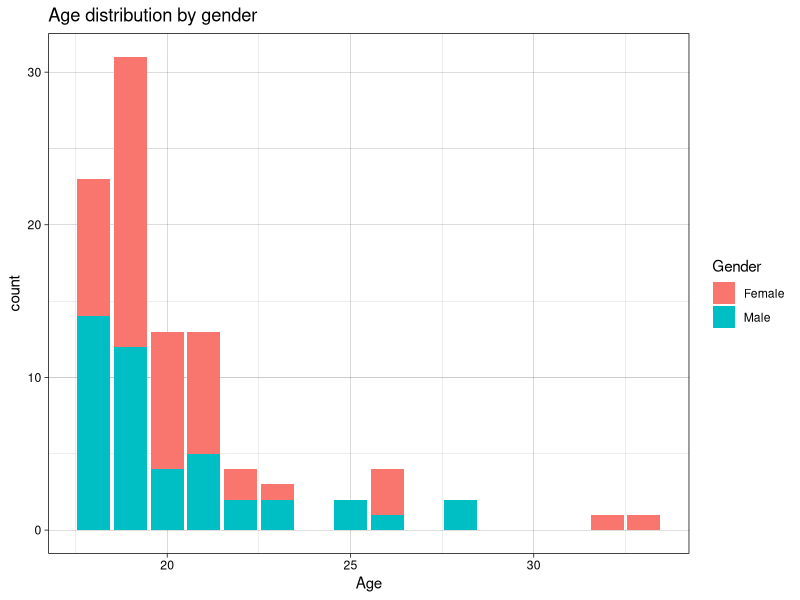
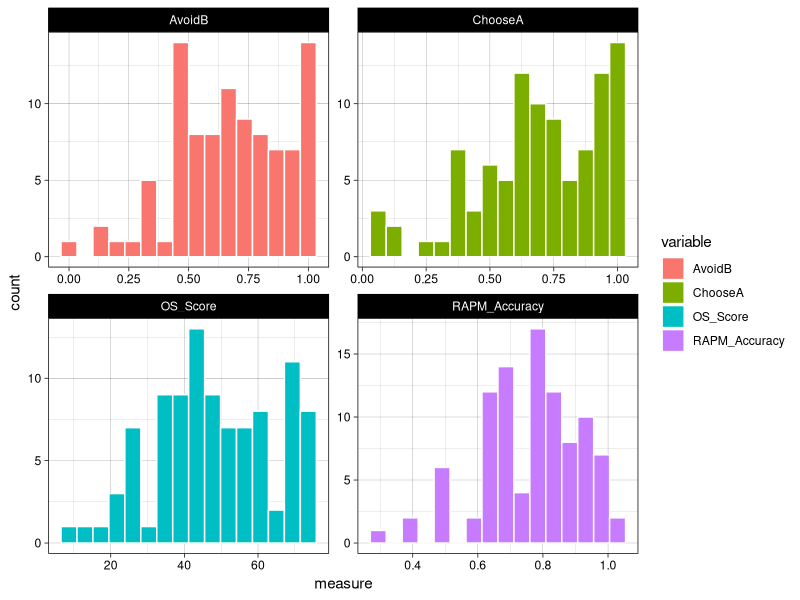
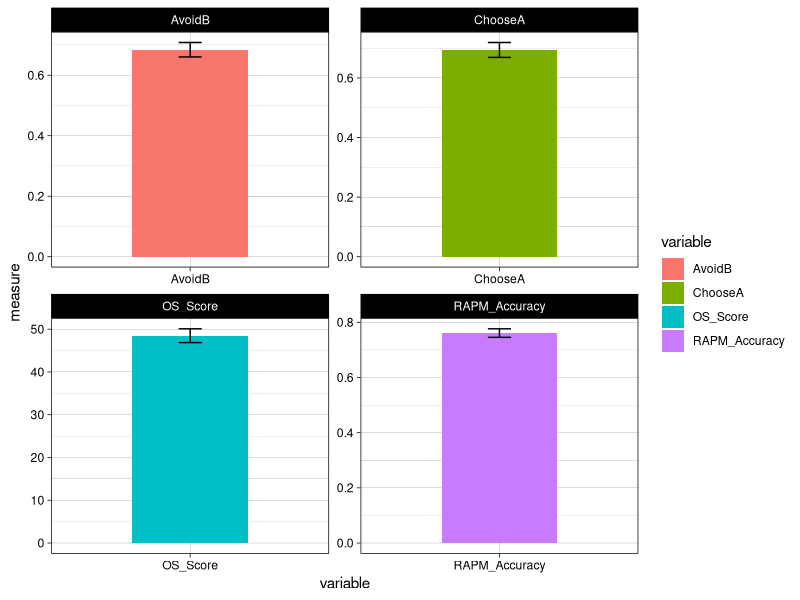
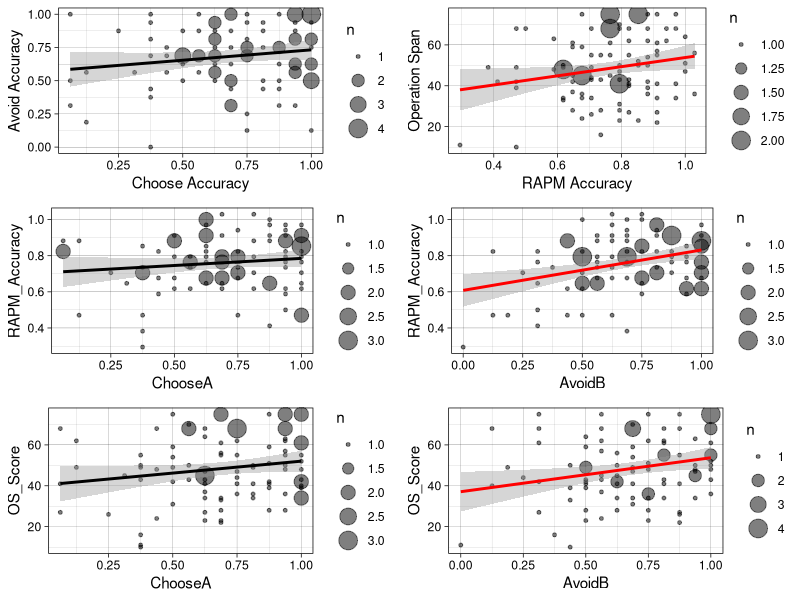
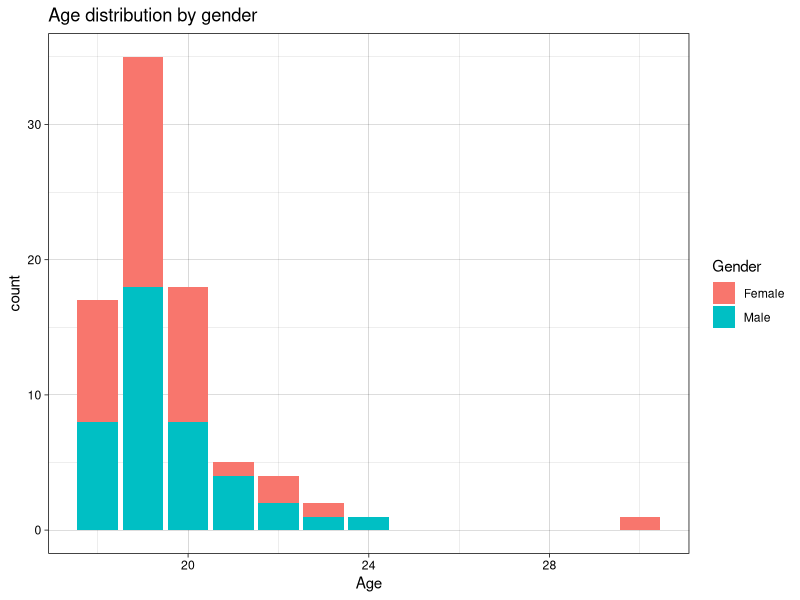
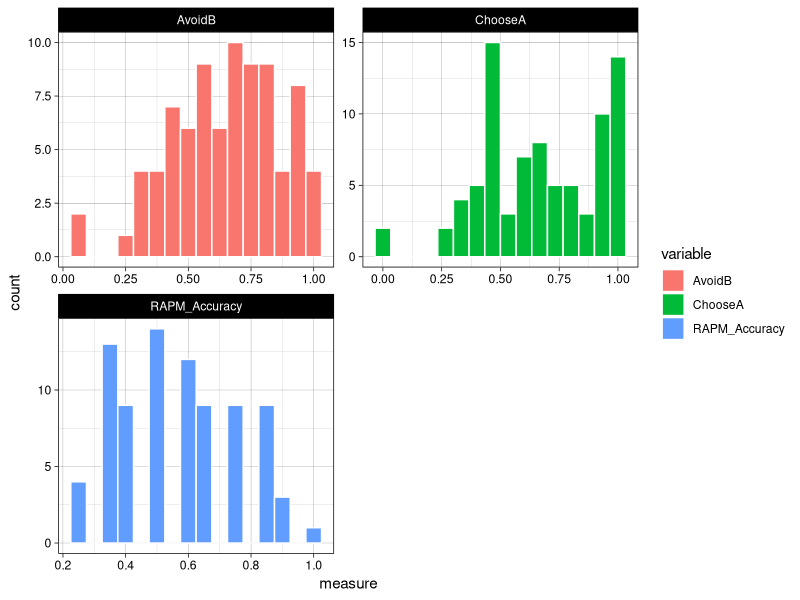
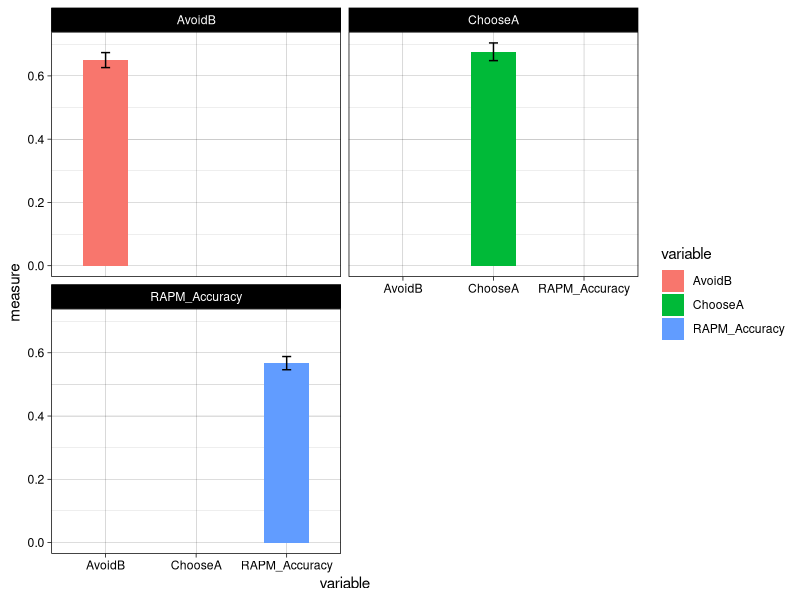
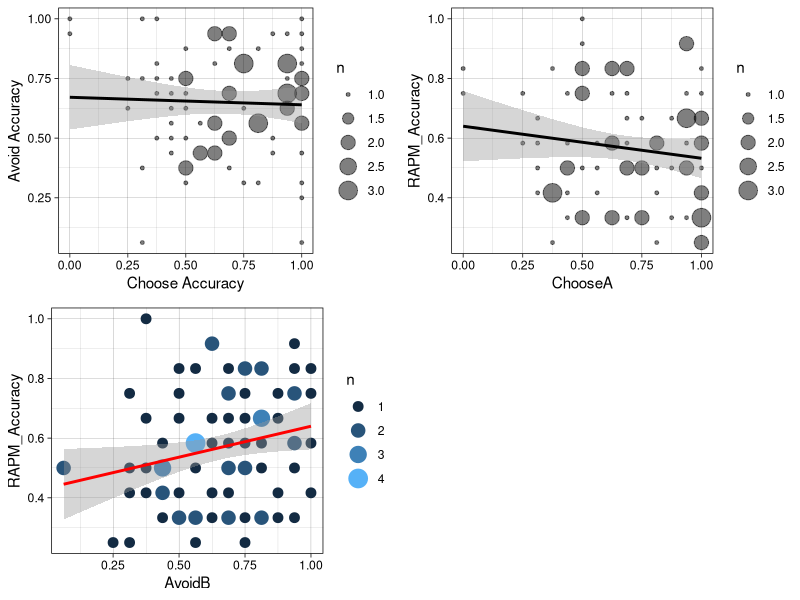

These charts were generated, in order, by the following R code:
## ---- chunk 1
library(tidyverse)
library(kableExtra)
library(xtable)
library(ggplot2)
library(Hmisc)
library(gridExtra)
knitr::opts_chunk$set(echo = TRUE)
## ---- chunk 2
plot.correlations.size <- function(data, xvar, yvar, xlab=xvar, ylab=yvar, leg=F, legpos="bottom", corpos=c(0.2, 0.2), xlim=c(0, 1), legcols=NA, ...) {
  attach(data)
  mod <- lm(as.formula(paste(yvar, xvar, sep="~")))
  
  range <- (xlim[2] - xlim[1])
  newx <- data.frame(X=seq(xlim[1] - 1/2 *range, xlim[2] + 1/2 * range, range/1000)) 
  names(newx) <- c(xvar)  # Rename to X variable in data frame	
  newy <- predict(mod, newdata=newx, interval="confidence", level=0.95) 	
  detach(data)
  k <- data
  k$Count <- 0
  kz <- aggregate(k$Count, list(xvar=k[[xvar]], yvar=k[[yvar]]), length)
  #print(kz$x)
  plot(kz$xvar, kz$yvar, pch=21, bg="white", col="white", cex=kz$x, 
       fg="grey15", xlab="", ylab="", col.axis="grey15", col.lab="grey15", xlim=xlim, ...)
  p <- cor.test(data[[xvar]], data[[yvar]])$p.value
  significance = ""
  if (p < 0.05) {
    line <- "red"
    shade <- "#FF222222"
    significance = "*"
    if (p < 0.01) {significance = "**"}
    if (p < 0.001) {significance = "***"}
  } else {
    line <- "black"
    shade <- "#22222222"
  }
  bgs=c("#77777799", "#44444499", "#11111199", "#11111199")
  polygon(c(newx[[xvar]], rev(newx[[xvar]])), c(newy[,2], rev(newy[,3])), col=shade, border=F)
  points(kz$xvar, kz$yvar, pch=21, bg=sapply(kz$x, function(x){bgs[x]}), col="white", cex=1.5 * sqrt(kz$x), 
       fg="grey15", xlab="", ylab="", col.axis="grey15", col.lab="grey15", xlim=xlim, ...)
  #points(data[[xvar]], data[[yvar]], pch=21, bg="#11111166", col="white", cex=1.5)
  abline(mod, col=line, lwd=2, lty=3)
  
  r <- round(cor(data[[xvar]], data[[yvar]]), 2)
  #detach(data)
  text(x=corpos[1], y=corpos[2], col=line, labels=substitute(italic(r)(n) == x~s, list(n=length(data[[xvar]]), x=r, s=significance)))
  mtext(ylab, side=2, line=2, col="grey15")
  mtext(xlab, side=1, line=2, col="grey15")
  if (leg) {
    if (is.na(legcols)) {legcols <- max(kz$x)}
    legend(x=legpos, ncol=legcols, legend=paste("n=", sep="", sort(unique(kz$x))), pch=21,
           col="white", pt.bg=sapply(unique(kz$x), function(x){bgs[x]}), pt.cex= 1.5*sqrt(unique(kz$x)),
           bg="#CCCCCC88", box.col = NA)
  }
  box(bty="O")
}
## ---- chunk 3
demo1 <- read.table("experiment1/demographics.txt", header=T)
demo1 %>% 
  group_by(Gender) %>%
  summarise(N=length(Age), MeanAge=mean(Age), SDAge=sd(Age)) %>%
  kable(digits = 3) %>% 
  kable_styling(bootstrap_options = c("striped", "hover"))

ggplot(demo1, aes(x=Age, fill=Gender)) +
  geom_bar() +
  theme_linedraw() +
  ggtitle("Age distribution by gender")

## ---- chunk 4
behav1 <- read.table("experiment1.txt", header=T, sep="\t")

# Remove all the participants for which we do not have complete data
# 
behav1 <- subset(behav1, !is.na(behav1$RAPM) 
                 & !is.na(behav1$AvoidB) 
                 & !is.na(behav1$ChooseA) 
                 & !is.na(behav1$OS_Score))
## ---- chunk 5
behav1$RAPM_Accuracy <- behav1$RAPM / 34
## ---- chunk 6
vars_of_interest <- c("ChooseA", "AvoidB", "OS_Score", "RAPM_Accuracy")
## ---- chunk 7
longb1 <- gather(behav1, variable, measure, vars_of_interest)
ggplot(longb1, aes(measure, fill=variable)) +
  geom_histogram(col=I("white"), bins = 16) +
  facet_wrap( . ~ variable, scales= "free") +
  theme_linedraw()
## ---- chunk 8
ggplot(longb1, aes(x=variable, y=measure, fill=variable)) +
  stat_summary(fun.data="mean_se", geom = "bar", width=0.5) +
  stat_summary(fun.data="mean_se", geom = "errorbar", width=0.1) +
  facet_wrap( . ~ variable, scales= "free") +
  theme_linedraw()
## ---- chunk 9
longb1 %>% 
  group_by(variable) %>%
  summarise(N=length(measure), Mean=mean(measure), SD=sd(measure)) %>%
  kable(digits = 3) %>% 
  kable_styling(bootstrap_options = c("striped", "hover"))

## ---- chunk 10
t <- t.test(behav1$ChooseA, behav1$AvoidB, paired = T)
## ---- chunk 11
cor(behav1[vars_of_interest]) %>%
  kable(digits = 3) %>% 
  kable_styling(bootstrap_options = c("striped", "hover"))
## ---- chunk 12
behav1[vars_of_interest] %>% 
  as.matrix() %>% 
  rcorr() -> pvals

pvals$P %>%
  kable(digits = 3) %>% 
  kable_styling(bootstrap_options = c("striped", "hover"))
## ---- chunk 13
sp1 <- ggplot(behav1, aes(x = ChooseA, y = AvoidB)) +
  #stat_bin_hex(bins=16, col="white") + 
  geom_count(alpha = 0.5) +
  geom_smooth(method = "lm", formula = y ~ x, col="black", fullrange= T) +
  xlab("Choose Accuracy") +
  ylab("Avoid Accuracy") + 
  theme_linedraw()

sp2 <- ggplot(behav1, aes(x = RAPM_Accuracy, y = OS_Score)) +
#  stat_bin_hex(bins=16, col="white") + 
  geom_count( alpha = 0.5) +
  geom_smooth(method = "lm", formula = y ~ x, col="red", fullrange= T) +
  xlab("RAPM Accuracy") +
  ylab("Operation Span") + 
  theme_linedraw()

sp3 <- ggplot(behav1, aes(x = ChooseA, y = RAPM_Accuracy)) +
  #stat_bin_hex(bins=16, col="white") + 
  geom_count( alpha = 0.5) +
  geom_smooth(method = "lm", formula = y ~ x, col="black", fullrange= T) +
  theme_linedraw()

sp4 <- ggplot(behav1, aes(x = AvoidB, y = RAPM_Accuracy)) +
  #stat_bin_hex(bins=16, col="white") + 
  geom_count(alpha = 0.5) +
  geom_smooth(method = "lm", formula = y ~ x, col="red", fullrange= T) +
  theme_linedraw()

sp5 <- ggplot(behav1, aes(x = ChooseA, y = OS_Score)) +
  #stat_bin_hex(bins=16, col="white") + 
  geom_count(alpha=0.5) +
  geom_smooth(method = "lm", formula = y ~ x, col="black", fullrange= T) +
  theme_linedraw()

sp6 <- ggplot(behav1, aes(x = AvoidB, y = OS_Score)) +
  #stat_bin_hex(bins=16, col="white") +
  geom_count(alpha=0.5) +
  geom_smooth(method = "lm", formula = y ~ x, col="red", fullrange= T) +
  theme_linedraw()

grid.arrange(sp1, sp2, sp3, sp4, sp5, sp6, nrow = 3)
## ---- chunk 14
demo2 <- read.table("experiment2/demographics.txt", header=T)
demo2 %>% 
  group_by(Gender) %>%
  summarise(N=length(Age), MeanAge=mean(Age), SDAge=sd(Age)) %>%
  kable(digits = 3) %>% 
  kable_styling(bootstrap_options = c("striped", "hover"))

ggplot(demo2, aes(x=Age, fill=Gender)) +
  geom_bar() +
  theme_linedraw() +
  ggtitle("Age distribution by gender")

## ---- chunk 15
behav2 <- read.table("experiment2.txt", header=T, sep="\t")
## ---- chunk 16
behav2 <- subset(behav2,
                 !is.na(behav2$BARAPM) &
                   !is.na(behav2$AvoidB))
## ---- chunk 17
behav2$RAPM_Accuracy <- behav2$BARAPM / 12
## ---- chunk 18
behav2 <- subset(behav2, behav2$BARAPM > 2 )
## ---- chunk 19
vars_of_interest <- c("ChooseA", "AvoidB", "RAPM_Accuracy") # No OS Score
## ---- chunk 20
longb2 <- gather(behav2, variable, measure, vars_of_interest)
ggplot(longb2, aes(measure, fill=variable)) +
  geom_histogram(col=I("white"), bins = 16) +
  facet_wrap( . ~ variable, nrow = 2, scales= "free") +
  theme_linedraw()
## ---- chunk 21
ggplot(longb2, aes(x=variable, y=measure, fill=variable)) +
  stat_summary(fun.data="mean_se", geom = "bar", width=0.5) +
  stat_summary(fun.data="mean_se", geom = "errorbar", width=0.1) +
  facet_wrap( . ~ variable, nrow = 2) +
  theme_linedraw()
## ---- chunk 22
longb2 %>% 
  group_by(variable) %>%
  summarise(N=length(measure), Mean=mean(measure), SD=sd(measure)) %>%
  kable(digits = 3) %>% 
  kable_styling(bootstrap_options = c("striped", "hover"))

## ---- chunk 23
t <- t.test(behav2$ChooseA, behav2$AvoidB, paired = T)
## ---- chunk 24
cor(behav2[vars_of_interest]) %>%
  kable(digits = 3) %>% 
  kable_styling(bootstrap_options = c("striped", "hover"))
## ---- chunk 25
behav2[vars_of_interest] %>% 
  as.matrix() %>% 
  rcorr() -> pvals

pvals$P %>%
  kable(digits = 3) %>% 
  kable_styling(bootstrap_options = c("striped", "hover"))
## ---- chunk 26
sp1 <- ggplot(behav2, aes(x = ChooseA, y = AvoidB)) +
  #stat_bin_hex(bins=16, col="white") + 
  geom_count(alpha = 0.5) +
  geom_smooth(method = "lm", formula = y ~ x, 
              col="black", fullrange= T) +
  xlab("Choose Accuracy") +
  ylab("Avoid Accuracy") + 
  theme_linedraw()

sp2 <- ggplot(behav2, aes(x = ChooseA, y = RAPM_Accuracy)) +
  #stat_bin_hex(bins = 12, col="white") + 
  geom_count(alpha =0.5) +
  geom_smooth(method = "lm", formula = y ~ x, 
              col="black", fullrange= T) +
  theme_linedraw()

sp3 <- ggplot(behav2, aes(x = AvoidB, y = RAPM_Accuracy)) +
  #stat_bin_hex(bins = 12, col="white") + 
  geom_count(aes(colour= ..n.., size= ..n..)) +
  guides(color='legend') +
  scale_size_area() +
  geom_smooth(method = "lm", formula = y ~ x, 
              col="red", fullrange= T) +
  theme_linedraw()

grid.arrange(sp1, sp2, sp3, nrow = 2)
## ---- chunk 27
demo3 <- read.table("experiment3/demographics.txt", header=T)
demo3 %>% 
  group_by(Gender) %>%
  summarise(N=length(Age), MeanAge=mean(Age), SDAge=sd(Age)) %>%
  kable(digits = 3) %>% 
  kable_styling(bootstrap_options = c("striped", "hover"))

ggplot(demo3, aes(x=Age, fill=Gender)) +
  geom_bar() +
  theme_linedraw() +
  ggtitle("Age distribution by gender")

## ---- chunk 28
exp3l <- read.table("experiment3/BAR_behavioral_data_16.txt", header=T) 
## ---- chunk 29
exp3l %>% filter(Rules != "Special") -> exp3l
## ---- chunk 30
group_by(exp3l, Subject) %>%
  summarise(Problem=mean(Problem),
            Choice=mean(Choice),
            Accuracy=mean(Accuracy)) ->
  exp3w
## ---- chunk 31
vars_of_interest <- c("Problem", "Choice", "Accuracy") # No OS Score
## ---- chunk 32
longb3 <- gather(exp3w, variable, measure, vars_of_interest)
ggplot(longb3, aes(measure, fill=variable)) +
  geom_histogram(col=I("white"), bins = 16) +
  facet_wrap( . ~ variable, nrow = 2, scales= "free") +
  theme_linedraw()
## ---- chunk 33
ggplot(longb3, aes(x=variable, y=measure, fill=variable)) +
  stat_summary(fun.data="mean_se", geom = "bar", width=0.5) +
  stat_summary(fun.data="mean_se", geom = "errorbar", width=0.1) +
  geom_rug() +
  facet_wrap( . ~ variable, nrow = 2, scales = "free") +
  theme_linedraw()
## ---- chunk 34
longb3 %>% 
  group_by(variable) %>%
  summarise(N=length(measure), Mean=mean(measure), SD=sd(measure)) %>%
  kable(digits = 3) %>% 
  kable_styling(bootstrap_options = c("striped", "hover"))
## ---- chunk 35
cor(exp3w[vars_of_interest]) %>%
  kable(digits = 3) %>% 
  kable_styling(bootstrap_options = c("striped", "hover"))
## ---- chunk 36
exp3w[vars_of_interest] %>% 
  as.matrix() %>% 
  rcorr() -> pvals

pvals$P %>%
  kable(digits = 3) %>% 
  kable_styling(bootstrap_options = c("striped", "hover"))
## ---- chunk 37
sp1 <- ggplot(exp3w, aes(x = Choice, y = Accuracy)) +
  #stat_bin_hex(bins=16, col="white") + 
  geom_count(alpha = 0.5) +
  geom_smooth(method = "lm", formula = y ~ x, 
              col="black", fullrange= T) +
  geom_rug() +
  theme_linedraw()

sp2 <- ggplot(exp3w, aes(x = Choice, y = Problem)) +
  #stat_bin_hex(bins = 12, col="white") + 
  geom_count(alpha =0.5) +
  geom_smooth(method = "lm", formula = y ~ x, 
              col="black", fullrange= T) +
  geom_rug() +
  theme_linedraw()

sp3 <- ggplot(exp3w, aes(x = Problem, y = Accuracy)) +
  #stat_bin_hex(bins = 12, col="white") + 
  geom_count(alpha = 0.5) +
  geom_smooth(method = "lm", formula = y ~ x, 
              col="red", fullrange= T) +
  geom_rug() +
  theme_linedraw()

grid.arrange(sp1, sp2, sp3, nrow = 2)
